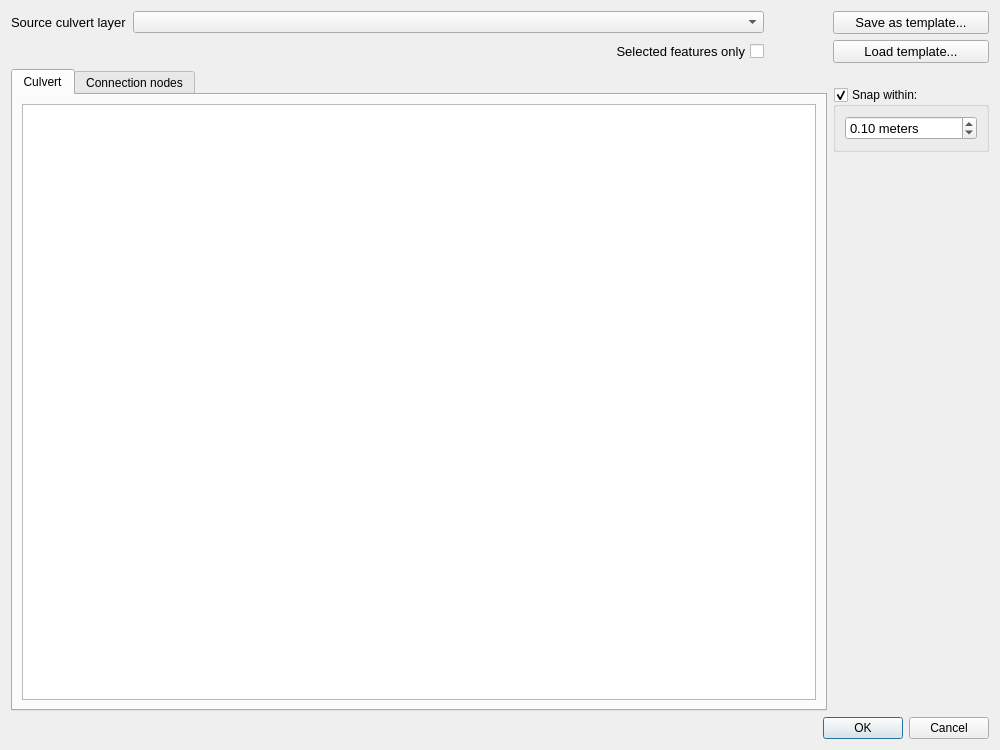
<?xml version="1.0" encoding="UTF-8"?>
<ui version="4.0">
 <class>Dialog</class>
 <widget class="QDialog" name="Dialog">
  <property name="geometry">
   <rect>
    <x>0</x>
    <y>0</y>
    <width>1000</width>
    <height>750</height>
   </rect>
  </property>
  <property name="windowTitle">
   <string>Dialog</string>
  </property>
  <layout class="QGridLayout" name="gridLayout">
   <item row="0" column="0">
    <widget class="QLabel" name="label">
     <property name="font">
      <font>
       <pointsize>10</pointsize>
      </font>
     </property>
     <property name="text">
      <string>Source culvert layer</string>
     </property>
    </widget>
   </item>
   <item row="7" column="3" colspan="3">
    <widget class="QDialogButtonBox" name="button_box">
     <property name="orientation">
      <enum>Qt::Horizontal</enum>
     </property>
     <property name="standardButtons">
      <set>QDialogButtonBox::Cancel|QDialogButtonBox::Ok</set>
     </property>
    </widget>
   </item>
   <item row="6" column="5">
    <spacer name="verticalSpacer">
     <property name="orientation">
      <enum>Qt::Vertical</enum>
     </property>
     <property name="sizeHint" stdset="0">
      <size>
       <width>20</width>
       <height>40</height>
      </size>
     </property>
    </spacer>
   </item>
   <item row="2" column="0" rowspan="5" colspan="4">
    <widget class="QTabWidget" name="connection_nodes_tv">
     <property name="currentIndex">
      <number>0</number>
     </property>
     <widget class="QWidget" name="tab">
      <attribute name="title">
       <string>Culvert</string>
      </attribute>
      <layout class="QGridLayout" name="gridLayout_2">
       <item row="0" column="0">
        <widget class="QTreeView" name="culvert_tv"/>
       </item>
      </layout>
     </widget>
     <widget class="QWidget" name="tab_2">
      <attribute name="title">
       <string>Connection nodes</string>
      </attribute>
      <layout class="QGridLayout" name="gridLayout_3">
       <item row="0" column="0">
        <widget class="QTreeView" name="connection_node_tv"/>
       </item>
      </layout>
     </widget>
    </widget>
   </item>
   <item row="0" column="1">
    <widget class="QgsMapLayerComboBox" name="culvert_layer_cbo">
     <property name="sizePolicy">
      <sizepolicy hsizetype="Expanding" vsizetype="Fixed">
       <horstretch>0</horstretch>
       <verstretch>0</verstretch>
      </sizepolicy>
     </property>
    </widget>
   </item>
   <item row="1" column="1">
    <widget class="QCheckBox" name="selected_only_cb">
     <property name="font">
      <font>
       <pointsize>10</pointsize>
      </font>
     </property>
     <property name="layoutDirection">
      <enum>Qt::RightToLeft</enum>
     </property>
     <property name="text">
      <string>Selected features only</string>
     </property>
    </widget>
   </item>
   <item row="0" column="4" colspan="2">
    <widget class="QPushButton" name="save_pb">
     <property name="sizePolicy">
      <sizepolicy hsizetype="Preferred" vsizetype="Fixed">
       <horstretch>0</horstretch>
       <verstretch>0</verstretch>
      </sizepolicy>
     </property>
     <property name="sizeIncrement">
      <size>
       <width>0</width>
       <height>0</height>
      </size>
     </property>
     <property name="baseSize">
      <size>
       <width>0</width>
       <height>0</height>
      </size>
     </property>
     <property name="font">
      <font>
       <pointsize>10</pointsize>
      </font>
     </property>
     <property name="text">
      <string>Save as template...</string>
     </property>
    </widget>
   </item>
   <item row="5" column="4" colspan="2">
    <widget class="QGroupBox" name="snap_gb">
     <property name="font">
      <font>
       <pointsize>9</pointsize>
      </font>
     </property>
     <property name="title">
      <string>Snap within:</string>
     </property>
     <property name="checkable">
      <bool>true</bool>
     </property>
     <layout class="QGridLayout" name="gridLayout_5">
      <item row="0" column="0">
       <widget class="QDoubleSpinBox" name="snap_dsb">
        <property name="font">
         <font>
          <pointsize>10</pointsize>
         </font>
        </property>
        <property name="suffix">
         <string> meters</string>
        </property>
        <property name="maximum">
         <double>1000000.000000000000000</double>
        </property>
        <property name="value">
         <double>0.100000000000000</double>
        </property>
       </widget>
      </item>
     </layout>
    </widget>
   </item>
   <item row="1" column="4" colspan="2">
    <widget class="QPushButton" name="load_pb">
     <property name="sizePolicy">
      <sizepolicy hsizetype="Preferred" vsizetype="Fixed">
       <horstretch>0</horstretch>
       <verstretch>0</verstretch>
      </sizepolicy>
     </property>
     <property name="font">
      <font>
       <pointsize>10</pointsize>
      </font>
     </property>
     <property name="text">
      <string>Load template...</string>
     </property>
    </widget>
   </item>
  </layout>
 </widget>
 <customwidgets>
  <customwidget>
   <class>QgsMapLayerComboBox</class>
   <extends>QComboBox</extends>
   <header>qgsmaplayercombobox.h</header>
  </customwidget>
 </customwidgets>
 <resources/>
 <connections>
  <connection>
   <sender>button_box</sender>
   <signal>accepted()</signal>
   <receiver>Dialog</receiver>
   <slot>accept()</slot>
   <hints>
    <hint type="sourcelabel">
     <x>248</x>
     <y>254</y>
    </hint>
    <hint type="destinationlabel">
     <x>157</x>
     <y>274</y>
    </hint>
   </hints>
  </connection>
  <connection>
   <sender>button_box</sender>
   <signal>rejected()</signal>
   <receiver>Dialog</receiver>
   <slot>reject()</slot>
   <hints>
    <hint type="sourcelabel">
     <x>316</x>
     <y>260</y>
    </hint>
    <hint type="destinationlabel">
     <x>286</x>
     <y>274</y>
    </hint>
   </hints>
  </connection>
 </connections>
</ui>
